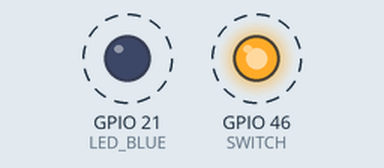
Bench run of a sketch on a simulated ESP32-S3. On the bench: output pins drawn as LEDs (lit = HIGH). Dashed ring = blinking.

Above: at 0.2 s.
Timing chart, 0 to 3.0 s (numbered marks = the images above):
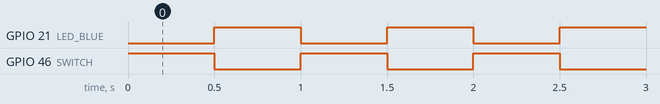

The sketch:

SWITCH.ino
```cpp
#include "Arduino.h"
#define  SWITCH  46
#define  LED_BLUE 21
// the setup function runs once when you press reset or power the board
/*
本代码实现对蜂鸣器开关以及LED灯开关
*/
void setup() {
  // initialize digital pin LED_BUILTIN as an output.
  pinMode(SWITCH, OUTPUT);
  pinMode(LED_BLUE, OUTPUT);
}

// the loop function runs over and over again forever
void loop() {
  digitalWrite(SWITCH, HIGH);   // turn the LED on (HIGH is the voltage level)
  digitalWrite(LED_BLUE, LOW);   // turn the LED off (HIGH is the voltage level)
  delay(500);                       // wait for a second
  digitalWrite(SWITCH, LOW);    // turn the LED off by making the voltage LOW
  digitalWrite(LED_BLUE, HIGH);   // turn the LED on (HIGH is the voltage level)
  delay(500);                       // wait for a second
}
```

Measured:
- by itself, GPIO 21 (LED_BLUE), GPIO 46 (SWITCH): alternates HIGH for 0.50 s and LOW for 0.50 s
